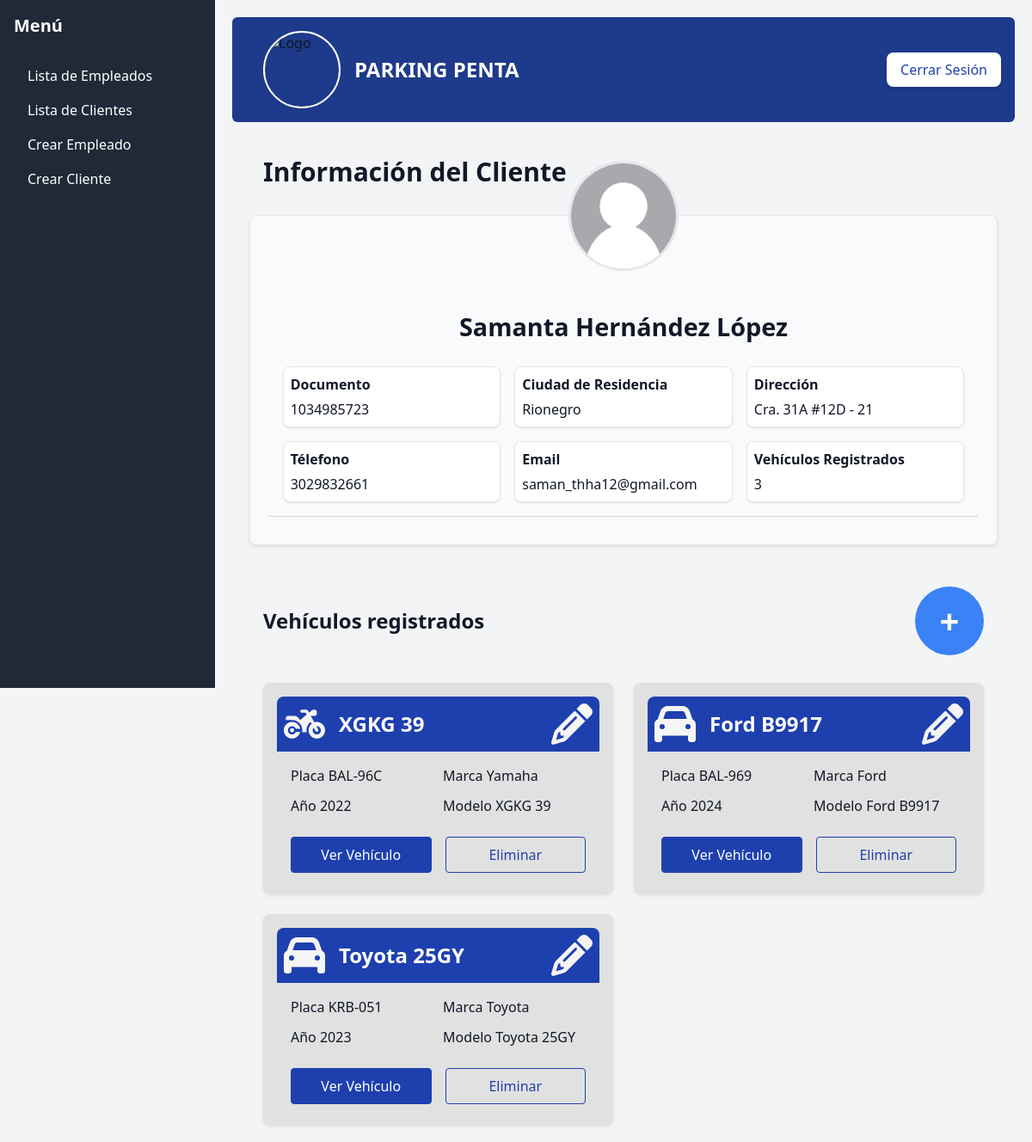
The app's page /view/empleados/cliente_info.php?id_cliente=1 (signed in) with its own data.
### tables this page shows
CREATE TABLE `clientes` (
  `id_cliente` int(11) NOT NULL,
  `documento` int(11) NOT NULL,
  `nombre` varchar(30) NOT NULL,
  `ciudad` varchar(30) NOT NULL,
  `direccion` varchar(60) NOT NULL,
  `telefono` varchar(20) NOT NULL,
  `email` varchar(60) NOT NULL,
  `deshabilitado` tinyint(4) NOT NULL DEFAULT 0
);

CREATE TABLE `vehiculos` (
  `id_vehiculo` int(11) NOT NULL,
  `placa` varchar(10) NOT NULL,
  `marca` varchar(100) NOT NULL,
  `modelo` varchar(100) NOT NULL,
  `ano` int(11) NOT NULL,
  `tipo_vehiculo` varchar(15) NOT NULL,
  `deshabilitado` tinyint(4) NOT NULL DEFAULT 0,
  `id_cliente` int(11) NOT NULL,
  `id_empleado` int(11) NOT NULL
);

### controllers/customer_controller.php (called while the page is built, shortened)
<?php
require_once('../../models/customer_model.php');
class CustomerController {
    private $model;
    public function __construct() {
        $this->model = new CustomerModel();
    }
    public function show_customer($id) {
        $customer = $this->model->get_customer($id);
        return $customer;
    }
}
?>

### models/customer_model.php (called while the page is built, shortened)
<?php
class CustomerModel {
    private $connection;
    public function __construct() {
        $this->connection = mysqli_connect('localhost', 'root', '', 'dbpenta');
    }
    public function get_customer($id) : array | bool {
        $get_customer = mysqli_execute_query($this->connection, 'SELECT * FROM clientes WHERE id_cliente = ? AND deshabilitado = ?', [$id, 0]);
        return mysqli_fetch_assoc($get_customer);
    }
}
?>

### controllers/vehicle_controller.php (called while the page is built, shortened)
<?php
require_once('../../models/vehicle_model.php');
class VehicleController {
    private $model;
    public function __construct() {
        $this->model = new VehicleModel();
    }
    public function showAll_vehicles_customer($id_customer) {
        $vehicles = $this->model->getAll_vehicles_customer($id_customer);
        return $vehicles;
    }
    public function countAll_vehicles_customer($id_customer) {
        $vehicles = $this->model->countAll_vehicles_customer($id_customer);
        return $vehicles;
    }
}
?>

### models/vehicle_model.php (called while the page is built, shortened)
<?php
class VehicleModel {
    private $connection;
    public function __construct() {
        $this->connection = mysqli_connect('localhost', 'root', '', 'dbpenta');
    }
    public function getAll_vehicles_customer($id_customer) {
        $vehicles = mysqli_execute_query($this->connection, 'SELECT * FROM vehiculos WHERE id_cliente = ? AND deshabilitado = ?', [$id_customer, 0]);
        return $vehicles;
    }
    public function countAll_vehicles_customer($id_customer) : int {
        $counter = mysqli_execute_query($this->connection, 'SELECT COUNT(*) FROM vehiculos WHERE id_cliente = ? AND deshabilitado = ?', [$id_customer, 0]);
        return $counter->fetch_row()[0];
    }
}
?>

### view/empleados/cliente_info.php (the view, shortened to what this page needs)
<?php
require_once('../../controllers/customer_controller.php');
require_once('../../controllers/vehicle_controller.php');
$user = $_SESSION['user'];
$user_pfp = '../../images/' . $user['pic_user'];
if (isset($_GET['id_cliente'])) {
    $id = $_GET['id_cliente'];
    $request = new CustomerController();
    $vehicle_request = new VehicleController();
    $showCustomer = $request->show_customer($id);
    $countedCars = $vehicle_request->countAll_vehicles_customer($id);
    $showAll_vehicles = $vehicle_request->showAll_vehicles_customer($id);
}
?>
<!DOCTYPE html>
<html lang="es">
<head>
    <script src="https://cdn.tailwindcss.com?plugins=forms,typography,aspect-ratio,line-clamp,container-queries"></script>
    <link href="https://cdn.jsdelivr.net/npm/tailwindcss@2.2.19/dist/tailwind.min.css" rel="stylesheet">
    <link rel="stylesheet" href="../../styles/customer-information.css">
</head>
<body class="bg-gray-100 text-gray-900">
    <?php include '../reutils/navbar.php' ?>
    <div id="content" class="ml-64 p-6">
        <?php include '../reutils/navbar-user.php'?>
        <main class="mt-10 px-5">
            <h2 class="text-3xl font-semibold mb-4 pl-4">Información del Cliente</h2>
            <div class="customer-container">
                <img src="../../images/blank-avatar.webp" alt="customer" class="customer-logo">
                <h2 class="text-xl font-semibold mb-4"><?= htmlspecialchars($showCustomer['nombre']) ?></h2>
                <div class="customer-info-container mx-6 px-6">
                    <div class="info-card">
                        <span class="info-title font-semibold">Documento</span>
                        <span class="info-data"><?= htmlspecialchars($showCustomer['documento']) ?></span>
                    </div>
                    <div class="info-card">
                        <span class="info-title font-semibold">Ciudad de Residencia</span>
                        <span class="info-data"><?= htmlspecialchars($showCustomer['ciudad']) ?></span>
                    </div>
                    <div class="info-card">
                        <span class="info-title font-semibold">Dirección</span>
                        <span class="info-data"><?= htmlspecialchars($showCustomer['direccion']) ?></span>
                    </div>
                    <div class="info-card">
                        <span class="info-title font-semibold">Télefono</span>
                        <span class="info-data"><?= htmlspecialchars($showCustomer['telefono']) ?></span>
                    </div>
                    <div class="info-card">
                        <span class="info-title font-semibold">Email</span>
                        <span class="info-data"><?= htmlspecialchars($showCustomer['email']) ?></span>
                    </div>
                    <div class="info-card">
                        <span class="info-title font-semibold">Vehículos Registrados</span>
                        <span class="info-data"><?= $countedCars > 0 ? $countedCars : 'Ninguno' ?></span>
                    </div>
                </div>
            </div>
            <div class="to-register px-4">
                <h2 class="text-2xl font-semibold my-4">Vehículos registrados</h2>
                <a href="crear_vehiculo.php?id_customer=<?= $showCustomer['id_cliente'] ?>"><span class="add">+</span></a>
            </div>
            <section class="all-vehicles px-4">
                <?php
                    while ($vehicles = mysqli_fetch_assoc($showAll_vehicles)) { ?>
                        <div class="vehicle-card">
                            <header class="car-card-header">
                                <div class="separator">
                                    <img src="../../images/<?= $vehicles['tipo_vehiculo'] == 'carro' ? 'car-solid.svg' : 'motorcycle-solid.svg' ?>" alt="car">
                                    <h3 class="car-card-title"><?= htmlspecialchars($vehicles['modelo']) ?></h3>
                                </div>
                                <a href="editar_vehiculo.php?placa=<?= urlencode($vehicles['placa']) ?>"><img src="../../images/pencil-solid.svg" class="edit"/></a>
                            </header>
                            <div class="car-card-info">
                                <div class="card-info-group">
                                    <span class="title">Placa</span>
                                    <span class="data"><?= htmlspecialchars($vehicles['placa']) ?></span>
                                </div>
                                <div class="card-info-group">
                                    <span class="title">Marca</span>
                                    <span class="data"><?= htmlspecialchars($vehicles['marca']) ?></span>
                                </div>
                                <div class="card-info-group">
                                    <span class="title">Año</span>
                                    <span class="data"><?= htmlspecialchars($vehicles['ano']) ?></span>
                                </div>
                                <div class="card-info-group">
                                    <span class="title">Modelo</span>
                                    <span class="data"><?= htmlspecialchars($vehicles['modelo']) ?></span>
                                </div>
                            </div>
                            <div class="btns-group">
                                <a href="info_vehiculo.php?placa=<?= urlencode($vehicles['placa']) ?>">Ver Vehículo</a>
                                <a href="#">Eliminar</a>
                            </div>
                        </div>
                    <?php
                    }
                ?>
            </section>
        </main>
    </div>
</body>
</html>

### view/reutils/navbar.php (shortened to what this page needs)
<!DOCTYPE html>
<html lang="en">
<head>
    <script src="https://cdn.tailwindcss.com?plugins=forms,typography,aspect-ratio,line-clamp,container-queries"></script>
    <script src="https://cdn.tailwindcss.com"></script>
    <link href="https://cdn.jsdelivr.net/npm/tailwindcss@2.2.19/dist/tailwind.min.css" rel="stylesheet">
    <link href="../../styles/admin.css" rel="stylesheet">
</head>
<body>
    <div id="sidebar" class="p-4">
        <h2 class="text-xl font-semibold mb-6">Menú</h2>
        <ul>
            <li><a href="admin.php" class="block py-2 px-4 rounded hover:bg-gray-700 transition duration-200">Lista de Empleados</a></li>
            <li><a href="empleado.php" class="block py-2 px-4 rounded hover:bg-gray-700 transition duration-200">Lista de Clientes</a></li>
            <li><a href="crear_empleado.php" class="block py-2 px-4 rounded hover:bg-gray-700 transition duration-200">Crear Empleado</a></li>
            <li><a href="crear_cliente.php" class="block py-2 px-4 rounded hover:bg-gray-700 transition duration-200">Crear Cliente</a></li>
        </ul>
    </div>
</body>
</html>

### view/reutils/navbar-user.php (shortened to what this page needs)
<!DOCTYPE html>
<html lang="en">
<head>
</head>
<body>
    <nav class="bg-blue-900 p-4 w-full rounded-md">
        <div class="container mx-auto flex justify-between items-center">
            <div class="flex items-center">
                <div id="logo-container">
                    <img id="logo-preview" src='<?= $user_pfp ?>' alt="Logo">
                </div>
                <div class="flex flex-col">
                    <h1 class="text-2xl text-white font-bold ml-4">PARKING PENTA</h1>
                </div>
            </div>
            <form method="post">
                <button class="bg-white text-blue-800 px-4 py-2 rounded-lg shadow-md hover:bg-blue-100" name="logout">
                    Cerrar Sesión
                </button>
            </form>
        </div>
    </nav>
</body>
</html>

### styles/customer-information.css (style rules this page uses)
:root { --customer-container-bg: #F9FAFB; --border-color: #E5E7EB; --underline-color: #D1D5DB; --card-bg: #1E40AF; --highlight-color: #3B82F6; --text-color: #374151; }
* { box-sizing: border-box; margin: 0; padding: 0; }
body { font-family: Arial, sans-serif; }
main { display: flex; flex-direction: column; gap: 1em; }
.customer-container { background-color: var(--customer-container-bg); width: 100%; min-height: 18em; position: relative; border: 1px solid var(--border-color); border-radius: 0.5em; box-shadow: 0 2px 4px rgba(0, 0, 0, 0.1); display: flex; flex-direction: column; padding-bottom: 2em; margin-bottom: 2em; }
.customer-container .customer-logo { width: 8em; height: 8em; border: 3px solid var(--border-color); border-radius: 50%; position: absolute; top: -4em; left: 50%; transform: translateX(-50%); background-color: #fff; }
.customer-container h2 { text-align: center; padding-top: 4em; font-weight: 700; font-size: 1.8em; }
.customer-container .customer-info-container { display: grid; grid-template-columns: repeat(3, 1fr); border-bottom: 1px solid var(--underline-color); padding: 1em; gap: 1em; margin: 0 auto; width: 95%; }
.customer-container .customer-info-container .info-card { display: flex; flex-direction: column; gap: 0.3em; padding: 0.5em; background-color: #fff; border: 1px solid var(--border-color); border-radius: 0.5em; box-shadow: 0 1px 2px rgba(0, 0, 0, 0.1); }
.to-register { display: flex; align-items: center; justify-content: space-between; }
.to-register a { width: 2em; height: 2em; border-radius: 50%; background-color: var(--highlight-color); color: #ffffff; font-weight: 700; display: flex; justify-content: center; align-items: center; font-size: 2.5em; transition: .3s; }
.all-vehicles { display: grid; grid-template-columns: repeat(auto-fill, minmax(20em, 1fr)); gap: 1.5em; margin-top: 1em; }
.all-vehicles .vehicle-card { background-color: #E1E1E1; padding: 1em; border-radius: 0.5em; box-shadow: 0 2px 4px rgba(0, 0, 0, 0.1); }
.all-vehicles .vehicle-card .car-card-header { background-color: var(--card-bg); display: flex; align-items: center; justify-content: space-between; padding: 0.5em; border-radius: 0.5em 0.5em 0 0; }
.all-vehicles .vehicle-card .car-card-header .separator { display: flex; align-items: center; gap: 1em; }
.all-vehicles .vehicle-card .car-card-header img { width: 3em; height: 3em; }
.all-vehicles .vehicle-card .car-card-title { color: #ffffff; font-size: 1.5em; font-weight: 600; }
.all-vehicles .vehicle-card .car-card-info { display: grid; grid-template-columns: repeat(2, 1fr); gap: 0.7em; padding: 1em; }
.all-vehicles .vehicle-card .btns-group { display: flex; justify-content: space-between; padding: 0.5em; }
.all-vehicles .vehicle-card .btns-group a { flex: 1; margin: 0 0.5em; text-align: center; border: 1px solid var(--card-bg); font-size: 1em; padding: 0.5em; border-radius: 0.25em; transition: .3s; }
.all-vehicles .vehicle-card .btns-group a:first-of-type { color: #ffffff; background-color: var(--card-bg); }
.all-vehicles .vehicle-card .btns-group a:nth-child(2) { color: var(--card-bg); }

### styles/admin.css (style rules this page uses)
* { margin: 0; padding: 0; box-sizing: border-box; }
body { display: flex; min-height: 100vh; flex-direction: row; }
#sidebar { width: 250px; height: 100vh; overflow-y: auto; position: fixed; top: 0; left: 0; background-color: #1f2937; color: #ffffff; }
#content { margin-left: 250px; padding: 20px; flex: 1; }
#logo-preview { width: 90px; height: 90px; border-radius: 50%; object-fit: cover; border: 2px solid #ffff; cursor: pointer; }
#logo-container { display: flex; align-items: center; margin-left: 20px; }

### records on screen
clientes: nombre "Samanta Hernández López", documento "1034985723", ciudad "Rionegro", direccion "Cra. 31A #12D - 21", telefono "3029832661", email "saman_thha12@gmail.com"
vehiculos: modelo "XGKG 39", placa "BAL-96C", marca "Yamaha", ano "2022"
vehiculos: modelo "Ford B9917", placa "BAL-969", marca "Ford", ano "2024"
vehiculos: modelo "Toyota 25GY", placa "KRB-051", marca "Toyota", ano "2023"

### other values on screen
$countedCars "3"
